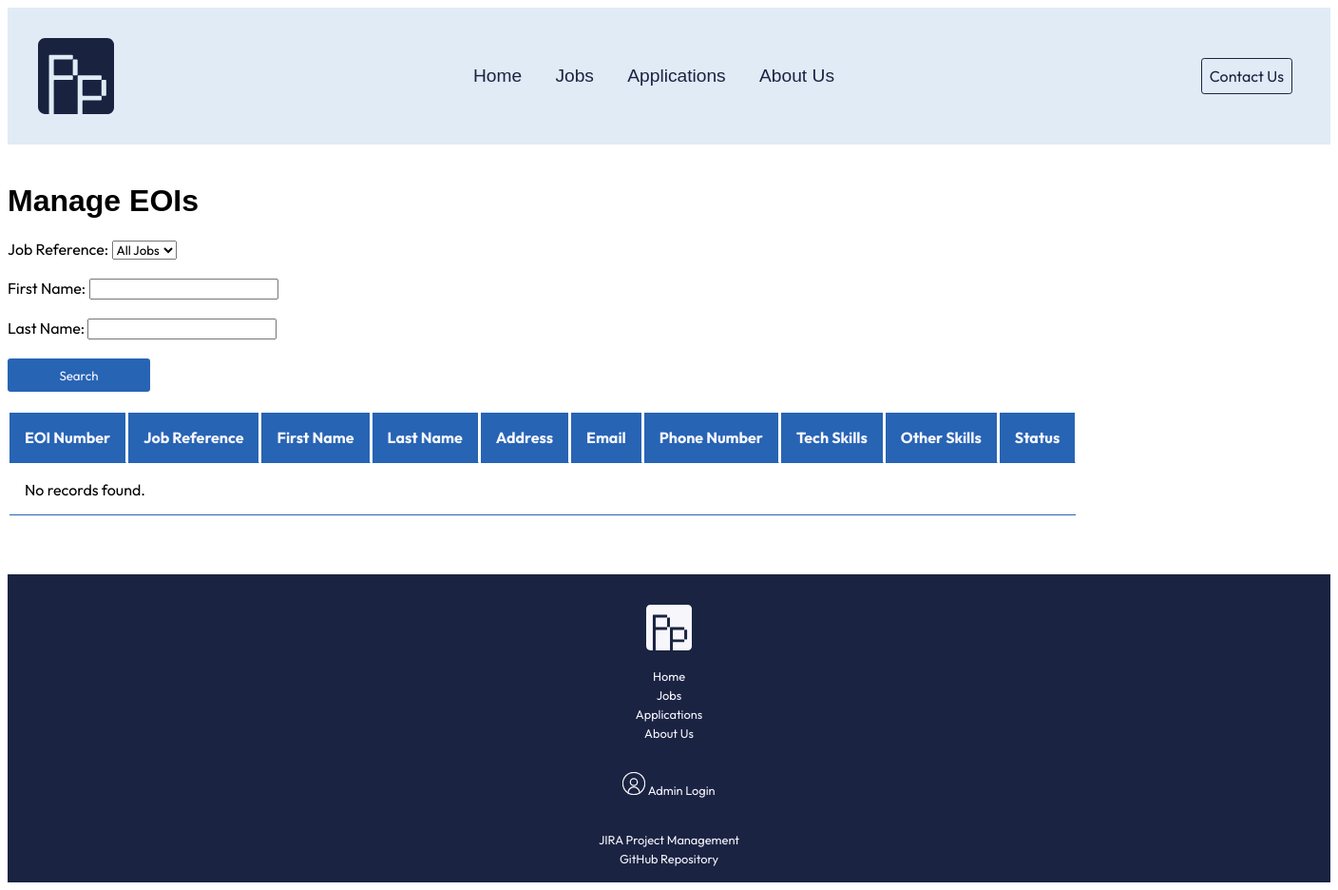
/manage.php, run on an earlier commit of the app's database.
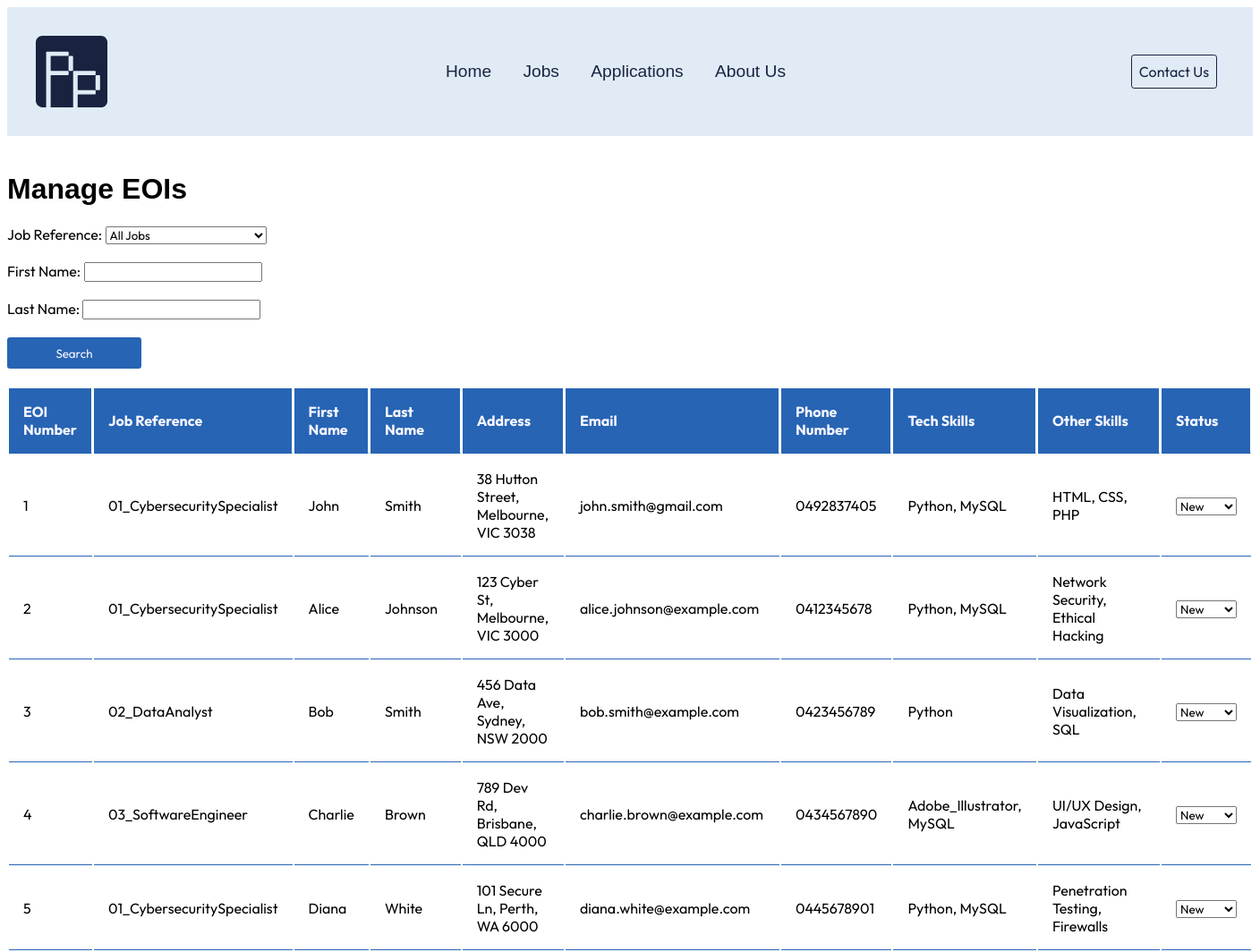
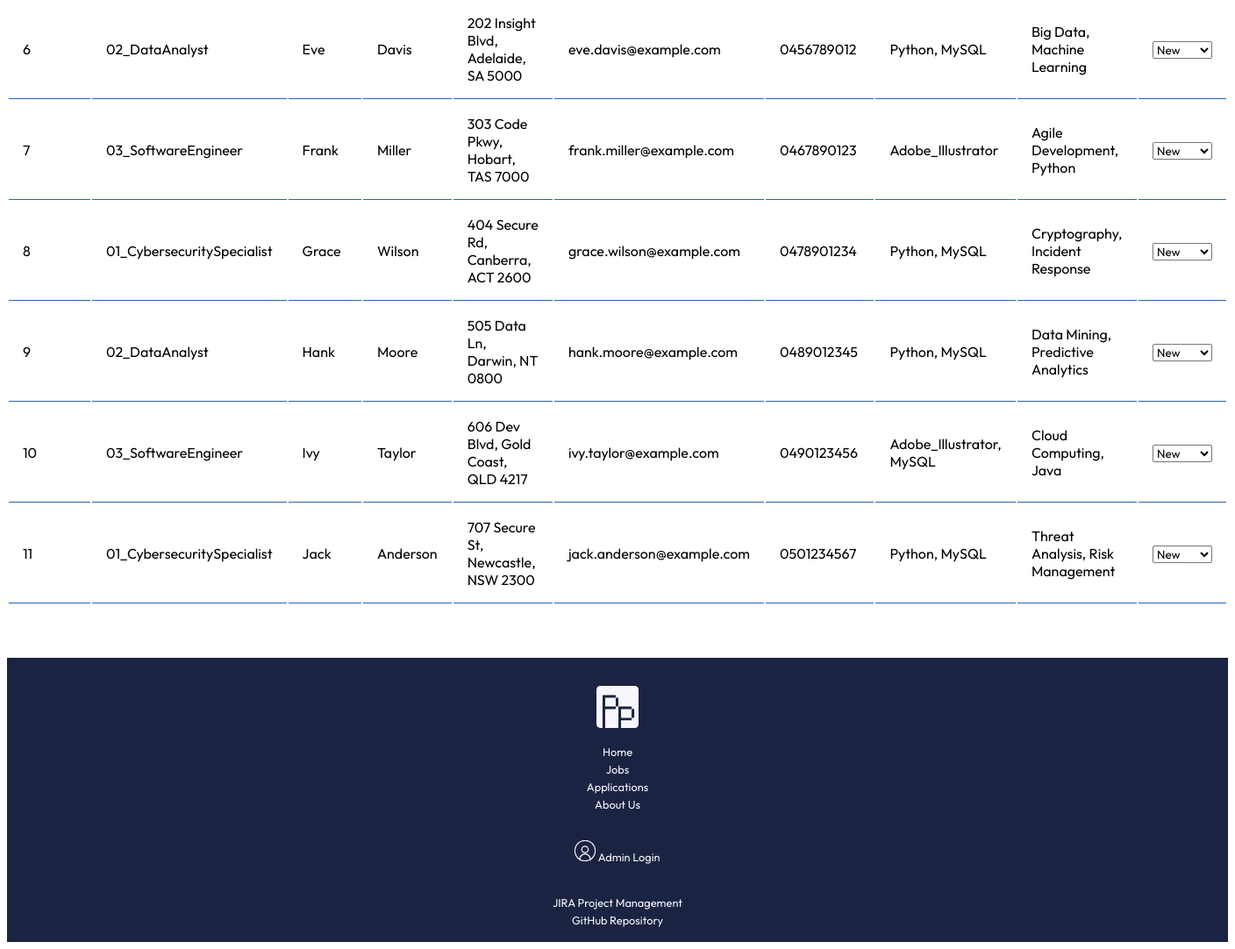
And on a later commit of the database (2 pictures, top to bottom).
### tables this page shows
CREATE TABLE `eoi` (
  `EOInumber` int(11) NOT NULL,
  `JobReferenceNumber` varchar(50) NOT NULL,
  `FirstName` varchar(50) NOT NULL,
  `LastName` varchar(50) NOT NULL,
  `StreetAddress` varchar(100) NOT NULL,
  `Suburb` varchar(50) NOT NULL,
  `State` varchar(20) NOT NULL,
  `Postcode` varchar(10) NOT NULL,
  `Email` varchar(100) NOT NULL,
  `PhoneNumber` varchar(20) NOT NULL,
  `Python` varchar(50) DEFAULT NULL,
  `Adobe_Illustrator` varchar(50) DEFAULT NULL,
  `JAVA` varchar(50) DEFAULT NULL,
  `MySQL` varchar(50) DEFAULT NULL,
  `OtherSkills` text DEFAULT NULL,
  `Status` enum('New','Current','Final') NOT NULL DEFAULT 'New'
);

### manage.php (the view, shortened to what this page needs)
<?php
    $conn = mysqli_connect($host, $user, $pwd, $sql_db);
$sql = "SELECT * FROM eoi";
$result = mysqli_query($conn, $sql);
$filteredResults = [];
while ($row = mysqli_fetch_assoc($result)) {
    $match = true;
    if ($match) {
        $filteredResults[] = $row;
    }
}
?>
<!DOCTYPE html>
<html lang="en">
<head>
    <link rel="stylesheet" href="styles/styles.css">
</head>
<body>
    <?php include 'header.inc'; ?>
    <br>
    <h1>Manage EOIs</h1>
    <form method="get">
        <div>
            <label for="job_ref">Job Reference:</label>
            <select id="job_ref" name="job_ref">
                <option value="All Jobs" <?= isset($_GET['job_ref']) && $_GET['job_ref'] === 'All Jobs' ? 'selected' : '' ?>>All Jobs</option>
            </select>
        </div>
        <br>
        <div>
            <label for="first_name">First Name:</label>
            <input type="text" id="first_name" name="first_name" value="<?= htmlspecialchars($_GET['first_name'] ?? '') ?>">
        </div>
        <br>
        <div>
            <label for="last_name">Last Name:</label>
            <input type="text" id="last_name" name="last_name" value="<?= htmlspecialchars($_GET['last_name'] ?? '') ?>">
        </div>
        <br>
        <button class="search-button" type="submit">Search</button>
    </form>
    <br>
    <table id="manage-table">
        <thead>
            <tr>
                <th>EOI Number</th>
                <th>Job Reference</th>
                <th>First Name</th>
                <th>Last Name</th>
                <th>Address</th>
                <th>Email</th>
                <th>Phone Number</th>
                <th>Tech Skills</th>
                <th>Other Skills</th>
                <th>Status</th>
            </tr>
        </thead>
        <tbody>
            <?php if (count($filteredResults) > 0): ?>
                <?php foreach ($filteredResults as $row): ?>
                    <tr>
                        <td><?= htmlspecialchars($row['EOInumber']) ?></td>
                        <td><?= htmlspecialchars($row['JobReferenceNumber']) ?></td>
                        <td><?= htmlspecialchars($row['FirstName']) ?></td>
                        <td><?= htmlspecialchars($row['LastName']) ?></td>
                        <td><?= htmlspecialchars("{$row['StreetAddress']}, {$row['Suburb']}, {$row['State']} {$row['Postcode']}") ?></td>
                        <td><?= htmlspecialchars($row['Email']) ?></td>
                        <td><?= htmlspecialchars($row['PhoneNumber']) ?></td>
                        <td>
                            <?php
                            $skills = ['Python', 'Adobe_Illustrator', 'Java', 'MySQL'];
                            $applicantSkills = [];
                            foreach ($skills as $skill) {
                                if ($row[$skill] == 'Yes') {
                                    $applicantSkills[] = $skill;
                                }
                            }
                            if (!empty($applicantSkills)) {
                                echo htmlspecialchars(implode(', ', $applicantSkills));
                            } else {
                                echo 'None';
                            }
                            ?>
                        </td>
                        <td><?= htmlspecialchars($row['OtherSkills']) ?></td>
                        <td>
                            <form method="post" style="display:inline;">
                                <select name="status" onchange="this.form.submit()">
                                    <option value="New" <?= $row['Status'] === 'New' ? 'selected' : '' ?>>New</option>
                                </select>
                            </form>
                        </td>
                    </tr>
                <?php endforeach; ?>
            <?php else: ?>
                <tr><td colspan="14">No records found.</td></tr>
            <?php endif; ?>
        </tbody>
    </table>
    <br>
    <br>
    <br>
    <?php include 'footer.inc'; ?>
</body>
</html>

What changed in the data, as far as the page shows it:
added eoi: EOInumber "1", JobReferenceNumber "01_CybersecuritySpecialist", FirstName "John", LastName "Smith", StreetAddress+Suburb+State "38 Hutton Street, Melbourne, VIC 3038", Email "john.smith@gmail.com", PhoneNumber "0492837405", applicantSkills "Python, MySQL", OtherSkills "HTML, CSS, PHP", status "New"
added eoi: EOInumber "2", JobReferenceNumber "01_CybersecuritySpecialist", FirstName "Alice", LastName "Johnson", StreetAddress+Suburb+State "123 Cyber St, Melbourne, VIC 3000", Email "alice.johnson@example.com", PhoneNumber "0412345678", applicantSkills "Python, MySQL", OtherSkills "Network Security, Ethical Hacking", status "New"
added eoi: EOInumber "3", JobReferenceNumber "02_DataAnalyst", FirstName "Bob", LastName "Smith", StreetAddress+Suburb+State "456 Data Ave, Sydney, NSW 2000", Email "bob.smith@example.com", PhoneNumber "0423456789", applicantSkills "Python", OtherSkills "Data Visualization, SQL", status "New"
added eoi: EOInumber "4", JobReferenceNumber "03_SoftwareEngineer", FirstName "Charlie", LastName "Brown", StreetAddress+Suburb+State "789 Dev Rd, Brisbane, QLD 4000", Email "charlie.brown@example.com", PhoneNumber "0434567890", applicantSkills "Adobe_Illustrator, MySQL", OtherSkills "UI/UX Design, JavaScript", status "New"
added eoi: EOInumber "5", JobReferenceNumber "01_CybersecuritySpecialist", FirstName "Diana", LastName "White", StreetAddress+Suburb+State "101 Secure Ln, Perth, WA 6000", Email "diana.white@example.com", PhoneNumber "0445678901", applicantSkills "Python, MySQL", OtherSkills "Penetration Testing, Firewalls", status "New"
added eoi: EOInumber "6", JobReferenceNumber "02_DataAnalyst", FirstName "Eve", LastName "Davis", StreetAddress+Suburb+State "202 Insight Blvd, Adelaide, SA 5000", Email "eve.davis@example.com", PhoneNumber "0456789012", applicantSkills "Python, MySQL", OtherSkills "Big Data, Machine Learning", status "New"
added eoi: EOInumber "7", JobReferenceNumber "03_SoftwareEngineer", FirstName "Frank", LastName "Miller", StreetAddress+Suburb+State "303 Code Pkwy, Hobart, TAS 7000", Email "frank.miller@example.com", PhoneNumber "0467890123", applicantSkills "Adobe_Illustrator", OtherSkills "Agile Development, Python", status "New"
added eoi: EOInumber "8", JobReferenceNumber "01_CybersecuritySpecialist", FirstName "Grace", LastName "Wilson", StreetAddress+Suburb+State "404 Secure Rd, Canberra, ACT 2600", Email "grace.wilson@example.com", PhoneNumber "0478901234", applicantSkills "Python, MySQL", OtherSkills "Cryptography, Incident Response", status "New"
added eoi: EOInumber "9", JobReferenceNumber "02_DataAnalyst", FirstName "Hank", LastName "Moore", StreetAddress+Suburb+State "505 Data Ln, Darwin, NT 0800", Email "hank.moore@example.com", PhoneNumber "0489012345", applicantSkills "Python, MySQL", OtherSkills "Data Mining, Predictive Analytics", status "New"
added eoi: EOInumber "10", JobReferenceNumber "03_SoftwareEngineer", FirstName "Ivy", LastName "Taylor", StreetAddress+Suburb+State "606 Dev Blvd, Gold Coast, QLD 4217", Email "ivy.taylor@example.com", PhoneNumber "0490123456", applicantSkills "Adobe_Illustrator, MySQL", OtherSkills "Cloud Computing, Java", status "New"
added eoi: EOInumber "11", JobReferenceNumber "01_CybersecuritySpecialist", FirstName "Jack", LastName "Anderson", StreetAddress+Suburb+State "707 Secure St, Newcastle, NSW 2300", Email "jack.anderson@example.com", PhoneNumber "0501234567", applicantSkills "Python, MySQL", OtherSkills "Threat Analysis, Risk Management", status "New"
Also different on the page:
text no longer shown: "No records found."
